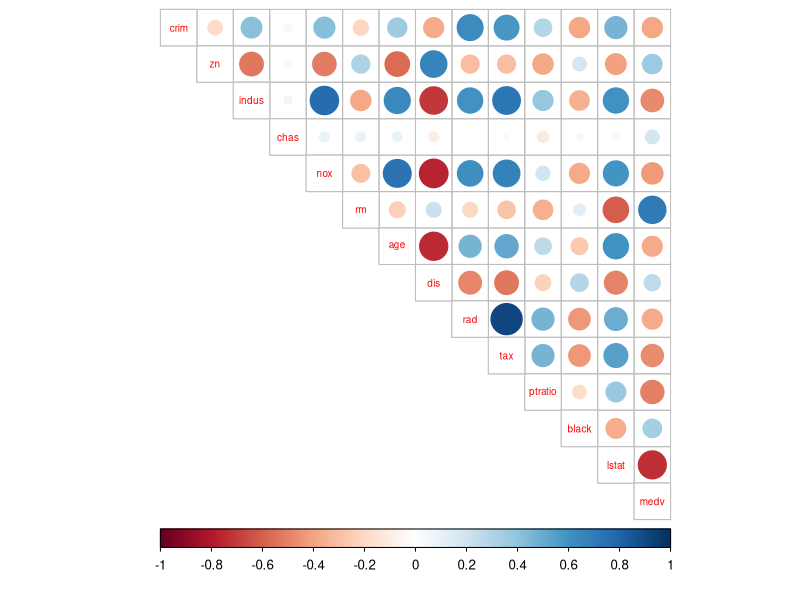
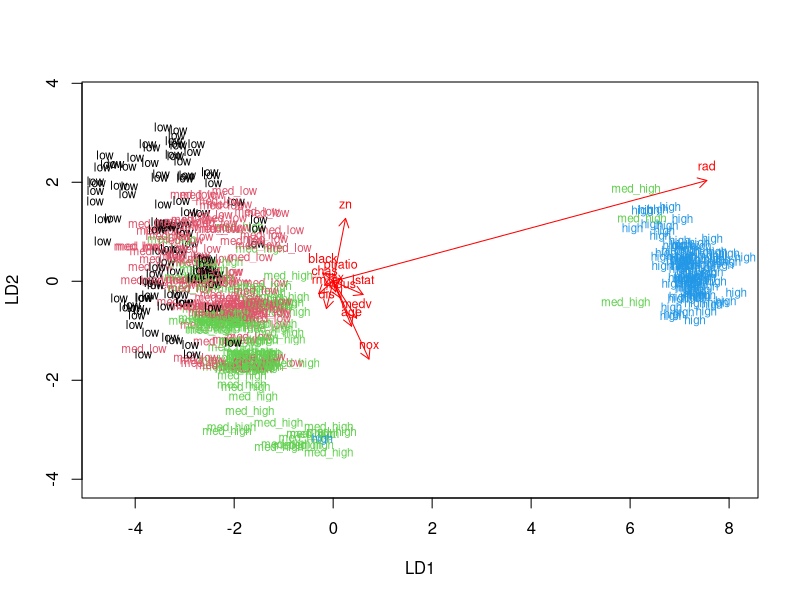
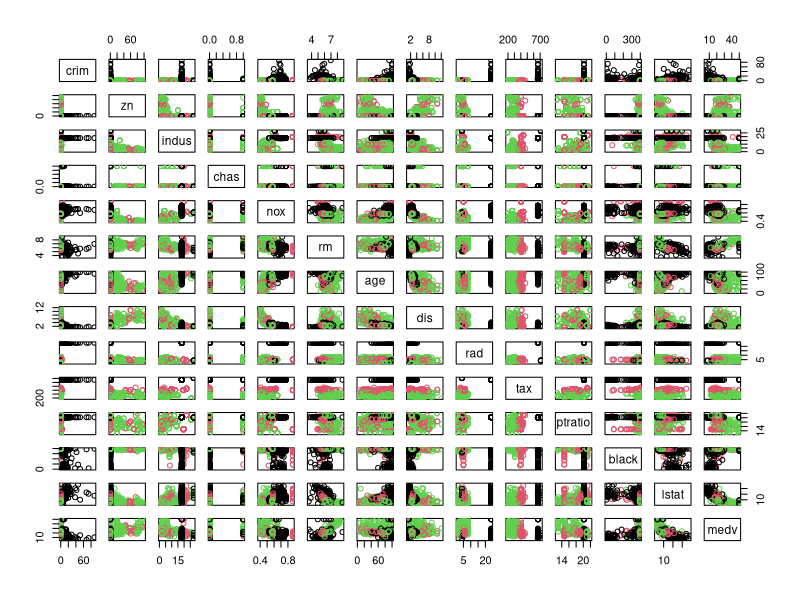

These figures' R source, in order: (Note: this script raises an error after producing the figures.)
## ---- chunk 1
# Access the MASS package
library(MASS)
library(dplyr)

# Load the data
data("Boston")

# Explore the dataset's dimentions and details of the variables
str(Boston)
summary(Boston)

## ---- chunk 2
#L
library(corrplot)
# calculate the correlation matrix and round it
cor_matrix<-cor(Boston)%>%round(digits=2) 

# print the correlation matrix
cor_matrix

# visualize the correlation matrix
corrplot(cor_matrix, method="circle", type="upper", cl.pos="b", tl.pos="d", tl.cex=0.6)
## ---- chunk 3

# Center and standardize variables
boston_scaled <- scale(Boston)

# Summaries of the scaled variables
summary(Boston)

# Class of the boston_scaled object is matrix
class(boston_scaled)

# Change the matrix to a data frame
boston_scaled<-as.data.frame(boston_scaled)

# Summary of the scaled crime rate
summary(boston_scaled$crim)

# Create a quantile vector of crim and print it
bins <- quantile(boston_scaled$crim)
bins

# Create a categorical variable 'crime' using the quantiles as break points
crime <- cut(boston_scaled$crim, breaks = bins, include.lowest = TRUE, label=c("low", "med_low", "med_high", "high"))

# Look at the table of the new factor crime
table(crime)

# Remove original crim from the dataset
boston_scaled <- dplyr::select(boston_scaled, -crim)

# Add the new categorical value to scaled data
boston_scaled <- data.frame(boston_scaled, crime)

## ---- chunk 4
# Number of rows in the Boston dataset 
n <- nrow(boston_scaled)

# Choose  80% of the rows randomly
ind <- sample(n,  size = n * 0.8)

# Create train set
train <- boston_scaled[ind,]


## ---- chunk 5
# Linear discriminant analysis
lda.fit <- lda(crime ~ ., data = train)

# print the lda.fit object
lda.fit
## ---- chunk 6
# The function for lda biplot arrows
lda.arrows <- function(x, myscale = 1, arrow_heads = 0.1, color = "red", tex = 0.75, choices = c(1,2)){
  heads <- coef(x)
  arrows(x0 = 0, y0 = 0, 
         x1 = myscale * heads[,choices[1]], 
         y1 = myscale * heads[,choices[2]], col=color, length = arrow_heads)
  text(myscale * heads[,choices], labels = row.names(heads), 
       cex = tex, col=color, pos=3)
}

# Target classes as numeric
classes <- as.numeric(train$crime)

# Plot the lda results
plot(lda.fit, dimen = 2,col = classes, pch=classes)
lda.arrows(lda.fit, myscale = 2)
## ---- chunk 7
# Create test set 
test <- boston_scaled[-ind,]

# Save the correct classes from test data
correct_classes <- test$crime

# Remove the crime variable from test data
test <- dplyr::select(test, -crime)

## Predict classes with test data using the lda.fit model we created with the training set.
lda.pred <- predict(lda.fit, newdata = test)

# Cross tabulate the results
table(correct = correct_classes, predicted = lda.pred$class)

## ---- chunk 8
# Obtain dataset
data('Boston')

# Change the matrix to a data frame
boston_scaled2<-as.data.frame(Boston)

# K-means clustering
km <-kmeans(boston_scaled2, centers = 3)

# Plot the Boston dataset with clusters, use first seven variables
pairs(boston_scaled2[1:14], col = km$cluster)

## ---- chunk 9
# MASS, ggplot2 and Boston dataset are available
set.seed(123)

# Determine the maximun number of clusters
k_max <- 10

# Calculate the total within sum of squares
twcss <- sapply(1:k_max, function(k){kmeans(boston_scaled2, k)$tot.withinss})

# Visualize the results with qplot
qplot(x = 1:k_max, y = twcss, geom = 'line')

# k-means clustering
km <-kmeans(boston_scaled2, centers = 2)

# Plot the Boston dataset with clusters
pairs(boston_scaled2, col = km$cluster)
